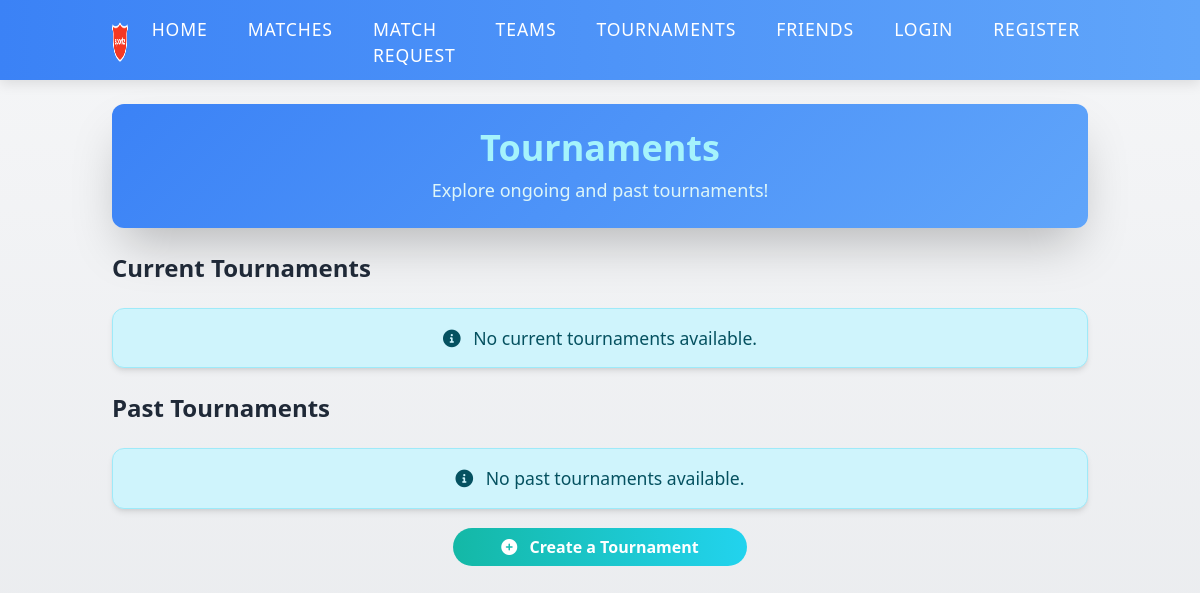
Before: /tournaments/ with the older database file.
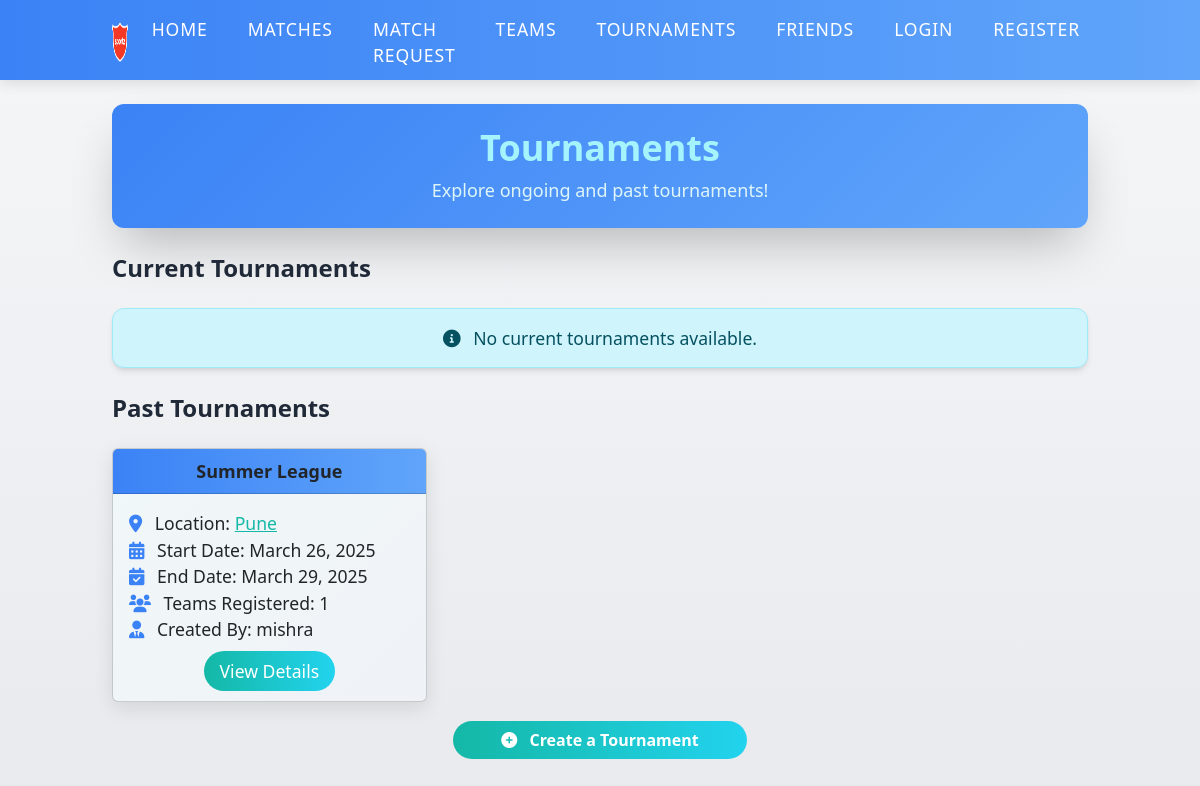
After: the same page with the newer database file.
### Team/models.py (models this page shows, shortened)
class Tournament(models.Model):
    SPORT_CHOICES = [
        ('Football', 'Football'),
        ('Basketball', 'Basketball'),
        ('Tennis', 'Tennis'),
        ('Cricket', 'Cricket'),
    ]
    SPORT_TEAM_SIZES = {
        'Football': 11,  # 11 players per team
        'Basketball': 5,  # 5 players per team
        'Tennis': 2,     # Doubles (can be 1 for singles, but we'll assume doubles)
        'Cricket': 11,   # 11 players per team
    }
    name = models.CharField(max_length=100)
    sport_type = models.CharField(max_length=50, choices=SPORT_CHOICES)
    location = models.CharField(max_length=100)
    latitude = models.FloatField(null=True, blank=True)  # New field
    longitude = models.FloatField(null=True, blank=True)
    start_date = models.DateField(null=True, blank=True)
    end_date = models.DateField(null=True, blank=True)
    teams = models.ManyToManyField(Team, related_name="tournaments", blank=True)
    created_by = models.ForeignKey(User, on_delete=models.CASCADE, related_name="created_tournaments")
    is_active = models.BooleanField(default=True)
    required_team_size = models.IntegerField(default=0)  # Temporary default for migrations

### Team/views.py (the view)
# urls.py: path('tournaments/', tournament_list, name='tournament_list'),
def tournament_list(request):
    current_date = timezone.now().date()  # Current date: April 07, 2025
    tournaments = Tournament.objects.all().order_by('start_date')
    current_tournaments = tournaments.filter(end_date__gte=current_date)
    past_tournaments = tournaments.filter(end_date__lt=current_date)
    return render(request, "tournaments/tournament_list.html", {
        "current_tournaments": current_tournaments,
        "past_tournaments": past_tournaments
    })

### templates/tournaments/tournament_list.html (shortened to what the changed rows need)
{% load static %}
<!DOCTYPE html>
<html lang="en">
<head>
    <link href="https://cdn.jsdelivr.net/npm/bootstrap@5.3.0/dist/css/bootstrap.min.css" rel="stylesheet">
    <link href="https://cdn.jsdelivr.net/npm/tailwindcss@2.2.19/dist/tailwind.min.css" rel="stylesheet">
    <link href="https://cdnjs.cloudflare.com/ajax/libs/font-awesome/6.0.0-beta3/css/all.min.css" rel="stylesheet">
</head>
<body class="font-sans">
    {% include "navbar.html" %}
    <div class="container mx-auto mt-6 px-4">
        <div class="header-bg text-center p-6 rounded-xl shadow-2xl text-white fade-in">
            <h2 class="text-3xl md:text-4xl font-extrabold mb-2" style="color: #a5f3fc;">Tournaments</h2>
        </div>
    </div>
    <div class="container mx-auto mt-6 px-4">
        <h3 class="text-2xl font-semibold text-gray-800 mb-4 fade-in">Past Tournaments</h3>
        {% if past_tournaments %}
            <div class="row g-3">
                {% for tournament in past_tournaments %}
                <div class="col-md-6 col-lg-4 fade-in">
                    <div class="card h-100">
                        <div class="card-header tournament-header text-center py-2">
                            <h5 class="card-title text-lg font-bold m-0">{{ tournament.name }}</h5>
                        </div>
                        <div class="card-body p-3">
                            <p class="card-text"><i class="fas fa-map-marker-alt text-blue-500 mr-2"></i> <strong>Location:</strong>
                                <span class="clickable-location" onclick="window.open('https://www.google.com/maps?q={{ tournament.latitude|default:tournament.location|urlencode }},{{ tournament.longitude|default:tournament.location|urlencode }}', '_blank');">
                                    {{ tournament.location }}
                                </span>
                            </p>
                            <p class="card-text"><i class="fas fa-calendar-alt text-blue-500 mr-2"></i> <strong>Start Date:</strong> {{ tournament.start_date|date:"F d, Y" }}</p>
                            <p class="card-text"><i class="fas fa-calendar-check text-blue-500 mr-2"></i> <strong>End Date:</strong> {{ tournament.end_date|date:"F d, Y" }}</p>
                            <p class="card-text"><i class="fas fa-users text-blue-500 mr-2"></i> <strong>Teams Registered:</strong> {{ tournament.teams.count }}</p>
                            <p class="card-text"><i class="fas fa-user-tie text-blue-500 mr-2"></i> <strong>Created By:</strong> {{ tournament.created_by.username }}</p>
                            <div class="text-center mt-3">
                                <a href="{% url 'tournament_detail' tournament.id %}" class="btn-gradient">View Details</a>
                            </div>
                        </div>
                    </div>
                </div>
                {% endfor %}
            </div>
        {% else %}
            <div class="alert alert-info text-center mt-4 rounded-xl shadow-md fade-in">
                <i class="fas fa-info-circle mr-2"></i> No past tournaments available.
            </div>
        {% endif %}
    </div>
</body>
</html>

Changed rows visible on the page:
added Tournament: name "Summer League", location "Pune", start_date "March 26, 2025", end_date "March 29, 2025", teams.count "1", created_by.username "mishra"
Other visible differences:
text no longer shown: "No past tournaments available."
